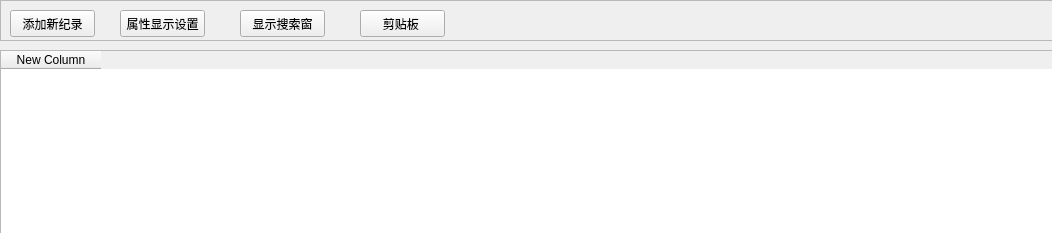
<?xml version="1.0" encoding="UTF-8"?>
<ui version="4.0">
 <class>FormQueryResult</class>
 <widget class="QWidget" name="FormQueryResult">
  <property name="geometry">
   <rect>
    <x>0</x>
    <y>0</y>
    <width>1052</width>
    <height>233</height>
   </rect>
  </property>
  <property name="sizePolicy">
   <sizepolicy hsizetype="Preferred" vsizetype="Preferred">
    <horstretch>0</horstretch>
    <verstretch>0</verstretch>
   </sizepolicy>
  </property>
  <property name="minimumSize">
   <size>
    <width>1052</width>
    <height>233</height>
   </size>
  </property>
  <property name="windowTitle">
   <string>Form</string>
  </property>
  <widget class="QTableWidget" name="resultsTable">
   <property name="geometry">
    <rect>
     <x>0</x>
     <y>50</y>
     <width>1600</width>
     <height>768</height>
    </rect>
   </property>
   <property name="sizePolicy">
    <sizepolicy hsizetype="Preferred" vsizetype="Preferred">
     <horstretch>0</horstretch>
     <verstretch>0</verstretch>
    </sizepolicy>
   </property>
   <column>
    <property name="text">
     <string>New Column</string>
    </property>
   </column>
  </widget>
  <widget class="QFrame" name="frame">
   <property name="geometry">
    <rect>
     <x>0</x>
     <y>0</y>
     <width>1611</width>
     <height>41</height>
    </rect>
   </property>
   <property name="frameShape">
    <enum>QFrame::StyledPanel</enum>
   </property>
   <property name="frameShadow">
    <enum>QFrame::Raised</enum>
   </property>
   <widget class="QPushButton" name="pushButton">
    <property name="geometry">
     <rect>
      <x>10</x>
      <y>10</y>
      <width>85</width>
      <height>27</height>
     </rect>
    </property>
    <property name="text">
     <string>添加新纪录</string>
    </property>
   </widget>
   <widget class="QPushButton" name="itemSetting">
    <property name="geometry">
     <rect>
      <x>120</x>
      <y>10</y>
      <width>85</width>
      <height>27</height>
     </rect>
    </property>
    <property name="text">
     <string>属性显示设置</string>
    </property>
   </widget>
   <widget class="QPushButton" name="queryWndBtn">
    <property name="geometry">
     <rect>
      <x>240</x>
      <y>10</y>
      <width>85</width>
      <height>27</height>
     </rect>
    </property>
    <property name="text">
     <string>显示搜索窗</string>
    </property>
   </widget>
   <widget class="QPushButton" name="pasteBtn">
    <property name="geometry">
     <rect>
      <x>360</x>
      <y>10</y>
      <width>85</width>
      <height>27</height>
     </rect>
    </property>
    <property name="text">
     <string>剪贴板 </string>
    </property>
   </widget>
  </widget>
 </widget>
 <resources/>
 <connections/>
</ui>
